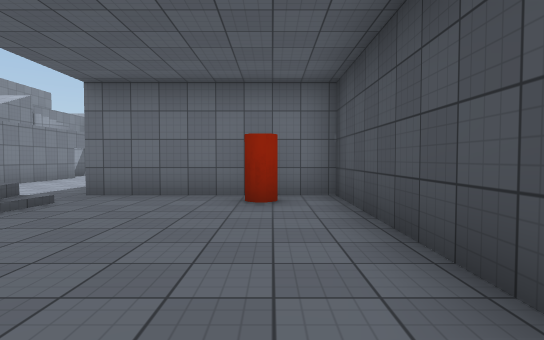
[1] (above)

24 first-person views from a walk through a Unity game level. The camera is 1.3 m above the floor, tilts 2° down and sees 80° across. The floor is counted in squares, 2 m on a side. Each view is taken from the middle of a square. On the plan, view 1 faces up. The plan holds only what a view shows up to about 10 squares ahead; the rest is blank. The place goes on beyond the plan. The player character is not drawn. Surface patterns are stand-ins for the level's own textures.

[2]
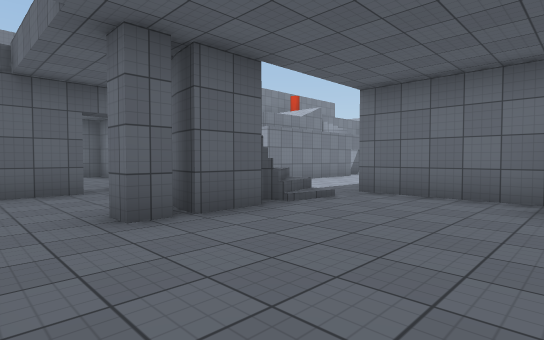

[3]
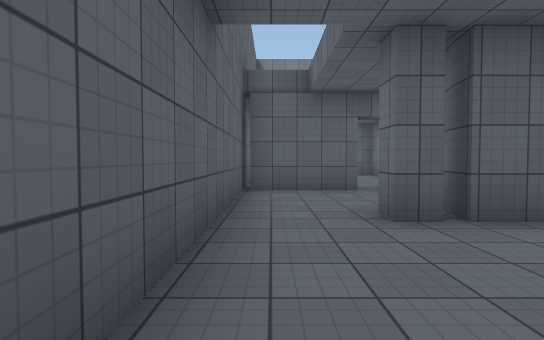

[4]
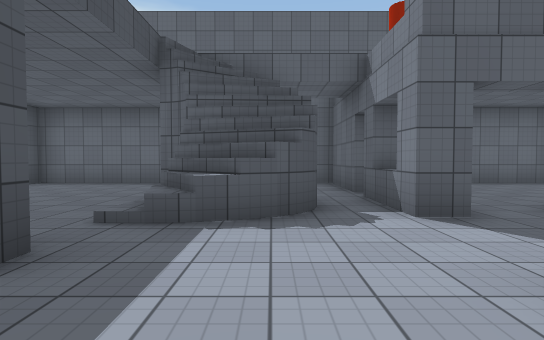

[5]
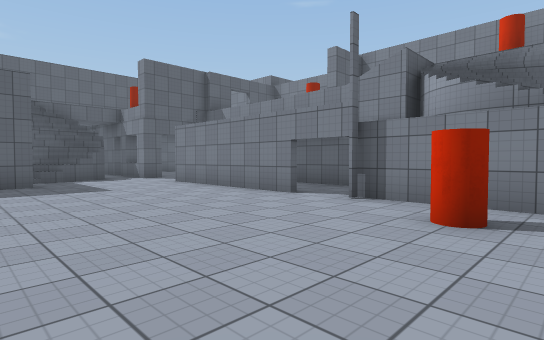

[6]
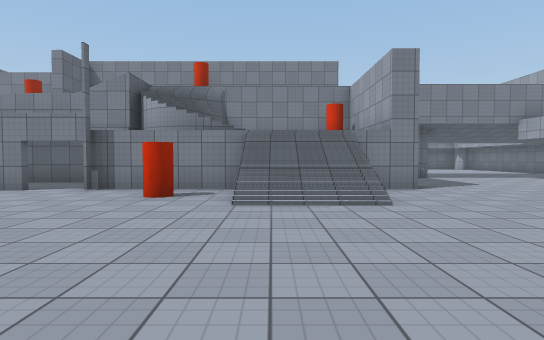

[7]
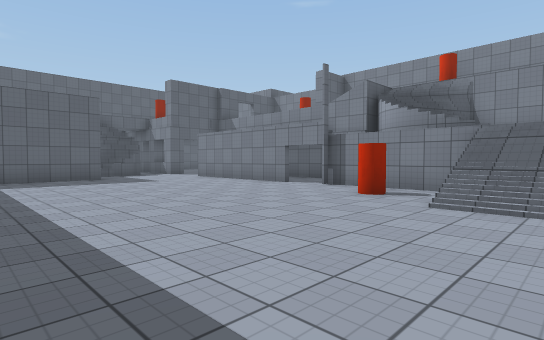

[8]
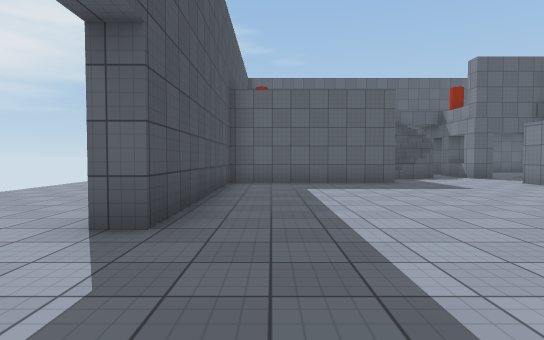

[9]
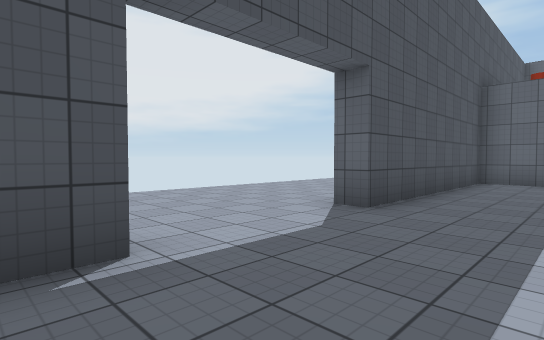

[10]
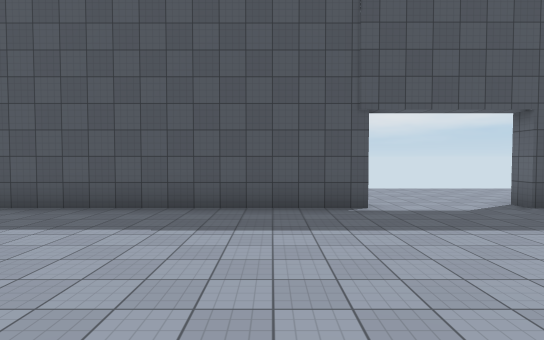

[11]
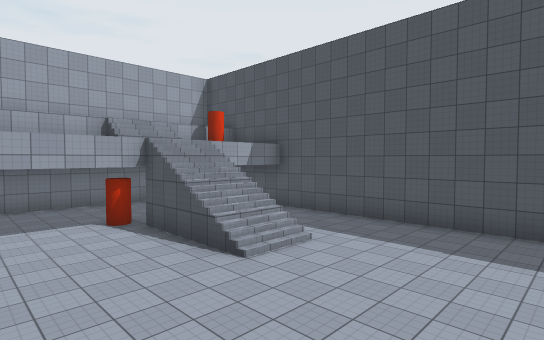

[12]
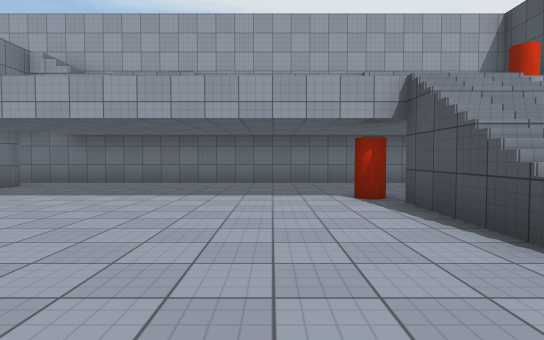

[13]
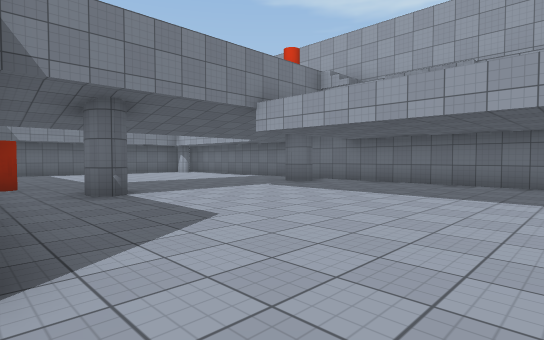

[14]
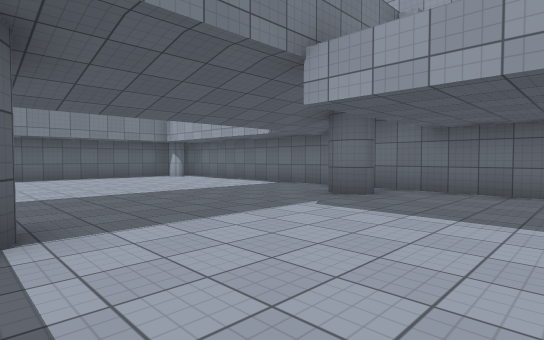

[15]
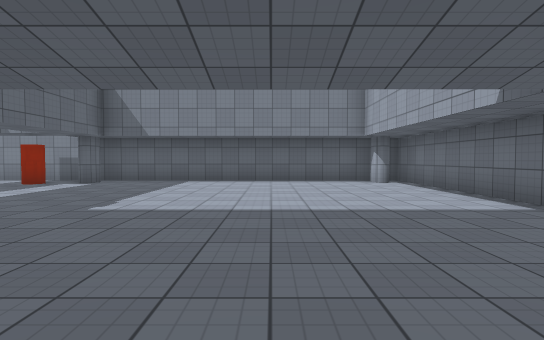

[16]
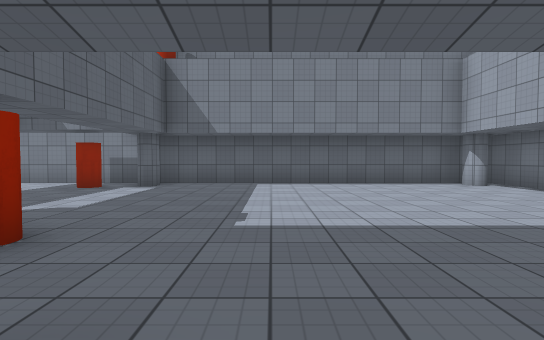

[17]
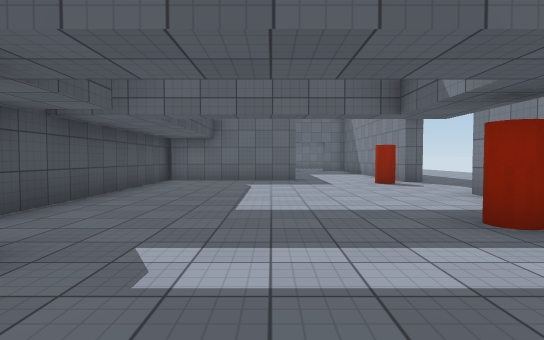

[18]
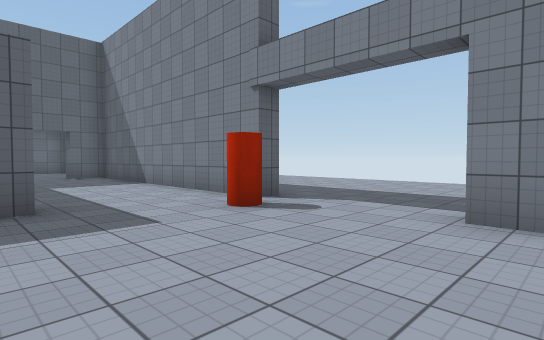

[19]
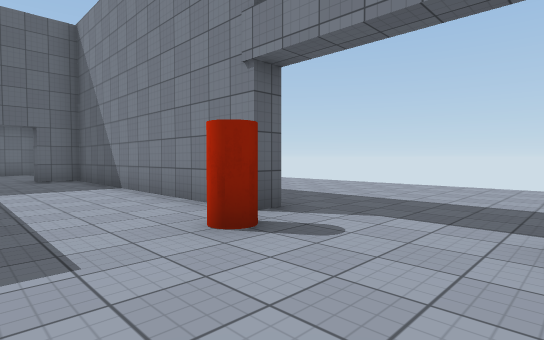

[20]
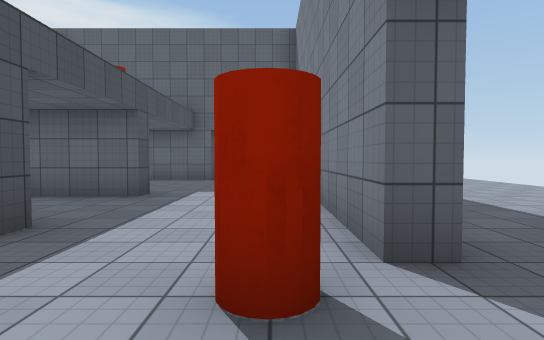

[21]
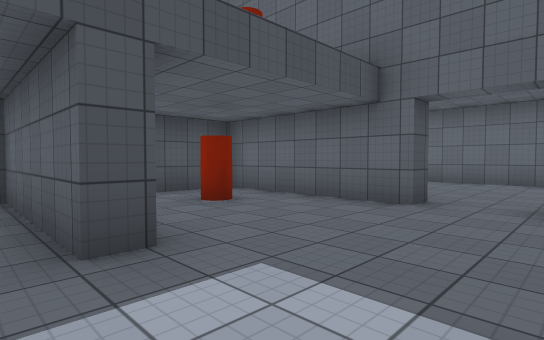

[22]
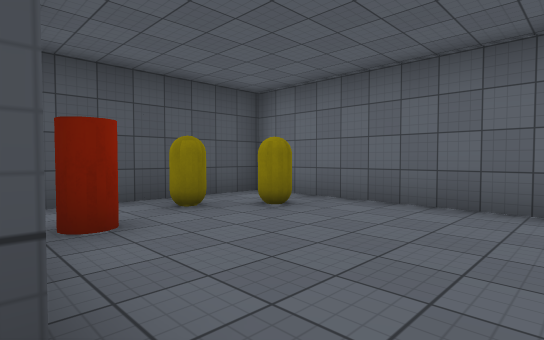

[23]
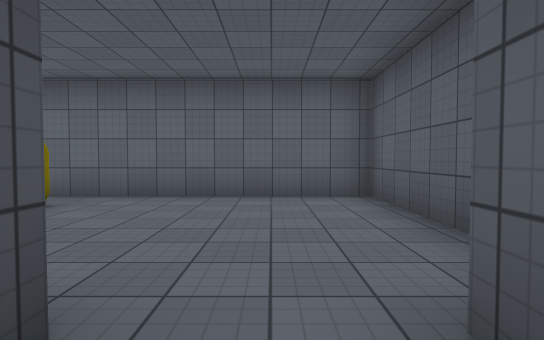

[24]
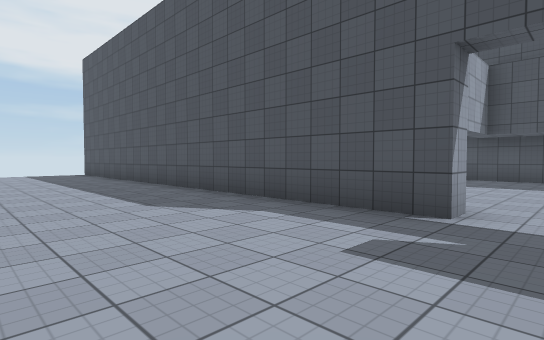

### Floor plan
Key: @ floor where view 1 was taken; # wall or solid block; x gap in a wall; . floor; / step, stairs or slope; O other object.
Columns run from 25 left of view 1 to 5 right of it. Each row starts with its distance up from view 1.
 28      ####################
 27      ##.................
 26   .. #..................
 25   ...#..................
 24   ...#................O/  #
 23   ...#................// .#
 22   ...#................//..#
 21   ...#........#.......//..#
 20   ...#.....O..............#
 19  ....##....    ////.......#
 18  ....#OO....   O  /.......#
 17  ....#......#     ///.....#
 16  ....#......#     ///.....#
 15  ...........#   ///..........
 14 ............#O ////O...........
 13 ......O.....#  ////............
 12 .....#......#  //##.......#....
 11 .....#...####   //x.......#....
 10 .....#....      //#.......# ...
  9 .... #......      #.......# ...
  8  ... #...####     #.......#  ..
  7 ...  #......#     #.......#
  6 ..   #....O.#     ....#####
  5 ..   #......#    ........O#
  4      ##.#####    .#.//....#
  3      #....O.#  ...#./#....#
  2      #.....O#  .....##....#
  1      #....O.# ... #.......#
  0      #......#...  #......@#
 -1      ######################

Positions as (right, up) in squares from view 1, and headings:
1: (0, 0), facing up
2: (0, 0), facing up-left
3: (0, 0), facing left
4: (-5, 8), facing down
5: (-2, 15), facing down-left
6: (0, 16), facing left
7: (0, 17), facing down-left
8: (0, 15), facing down
9: (-1, 16), facing down-right
10: (-5, 17), facing right
11: (-6, 17), facing up-right
12: (-5, 19), facing up
13: (-5, 19), facing up-left
14: (-8, 21), facing up-left
15: (-10, 24), facing left
16: (-11, 22), facing left
17: (-16, 21), facing down
18: (-16, 16), facing down-left
19: (-17, 15), facing down-left
20: (-19, 14), facing down
21: (-19, 9), facing down-right
22: (-18, 4), facing down-right
23: (-18, 5), facing down
24: (-24, 14), facing up-right
